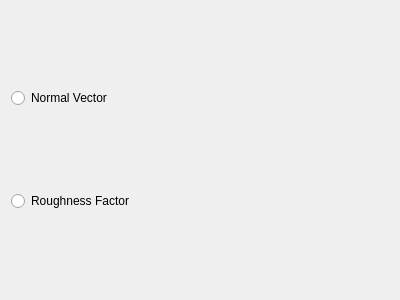
<?xml version="1.0" encoding="UTF-8"?>
<ui version="4.0">
 <class>LightInputsRendererParameters</class>
 <widget class="QWidget" name="LightInputsRendererParameters">
  <property name="geometry">
   <rect>
    <x>0</x>
    <y>0</y>
    <width>400</width>
    <height>300</height>
   </rect>
  </property>
  <property name="windowTitle">
   <string>Form</string>
  </property>
  <layout class="QVBoxLayout" name="verticalLayout">
   <item>
    <widget class="QRadioButton" name="normal_vector_radio">
     <property name="text">
      <string>Normal Vector</string>
     </property>
    </widget>
   </item>
   <item>
    <widget class="QRadioButton" name="roughness_factor_radio">
     <property name="text">
      <string>Roughness Factor</string>
     </property>
    </widget>
   </item>
  </layout>
 </widget>
 <resources/>
 <connections/>
</ui>
